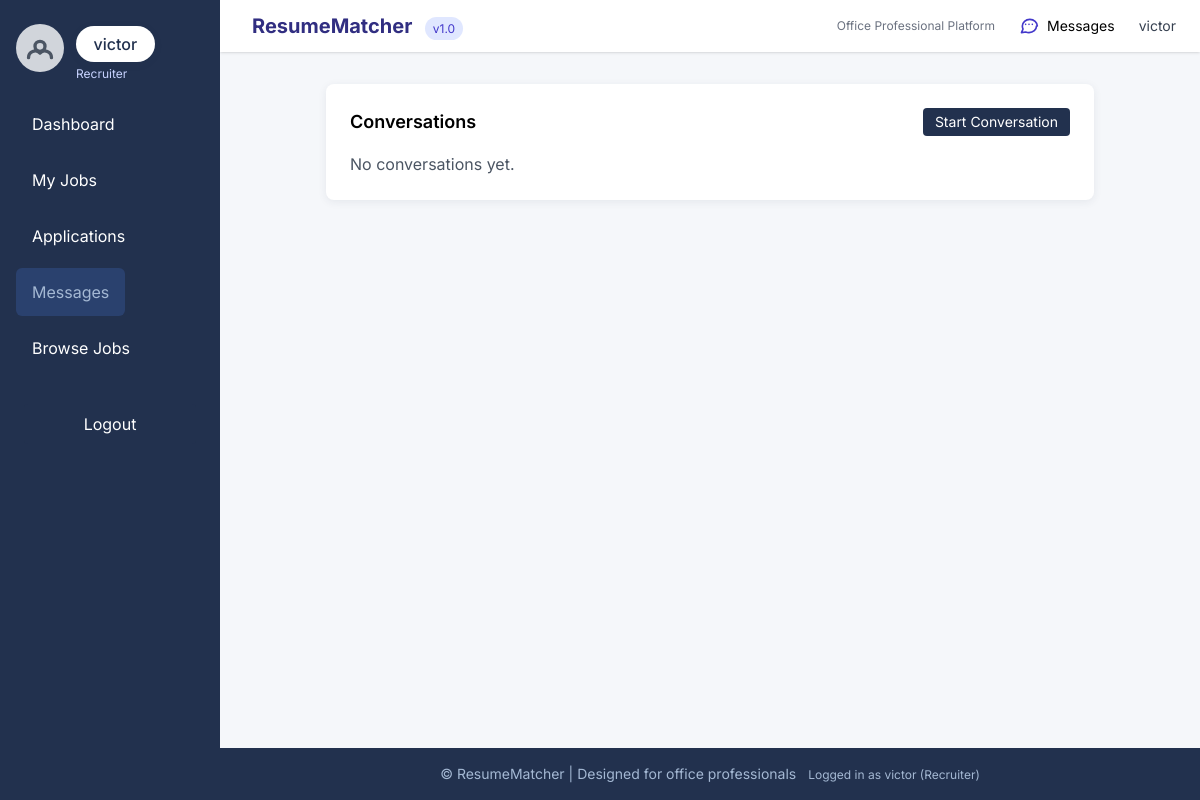
The page /messages/ (signed in) on the database as committed earlier.
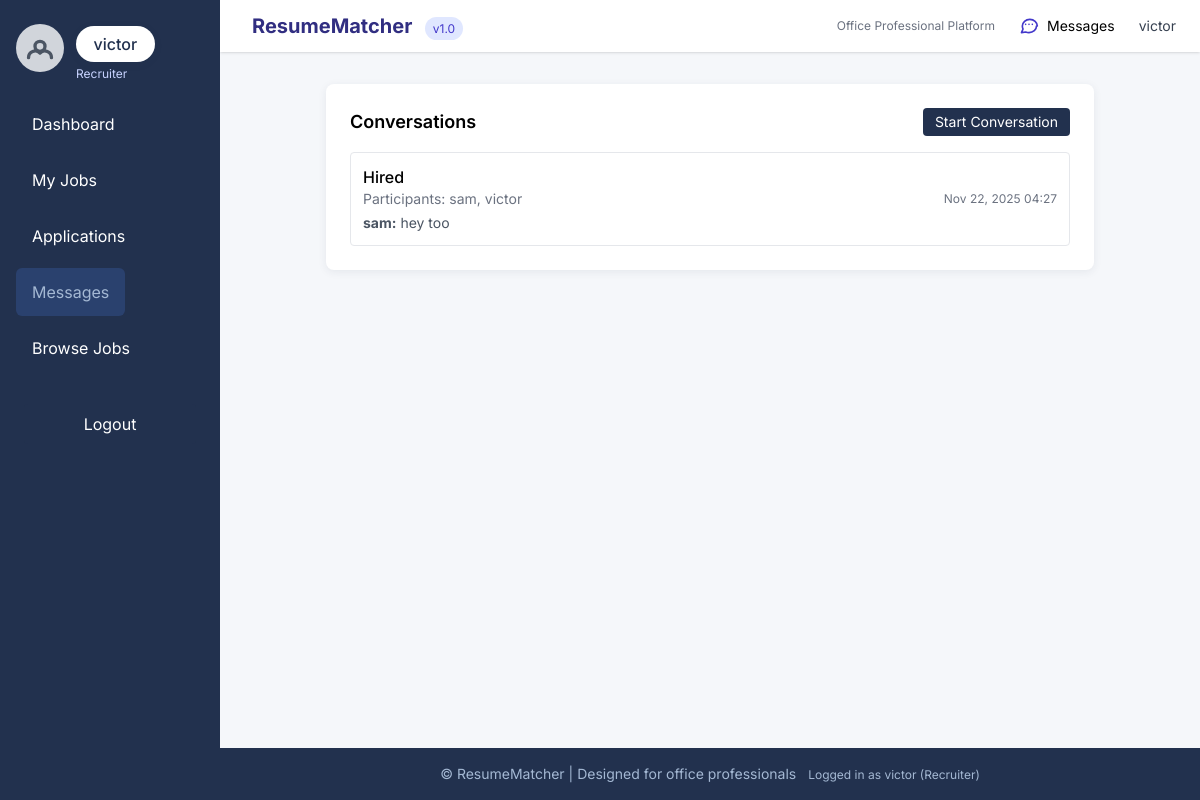
The same page on the database as committed later.
### core/models.py (models this page shows, shortened)
class User(AbstractUser):
    USER_TYPES = (
        ('seeker', 'Job Seeker'),
        ('recruiter', 'Recruiter'),
        ('admin', 'Admin'),
    )
    account_type = models.CharField(max_length=10, choices=USER_TYPES, default='seeker')
    email = models.EmailField(unique=True)
    profile_picture = models.ImageField(upload_to='profiles/', blank=True, null=True)
    created_at = models.DateTimeField(auto_now_add=True)
    updated_at = models.DateTimeField(auto_now=True)
    class Meta:
        db_table = 'users'
        verbose_name = 'User'
        verbose_name_plural = 'Users'

class Conversation(models.Model):
    conversation_id = models.AutoField(primary_key=True)
    participants = models.ManyToManyField(User, related_name='conversations')
    subject = models.CharField(max_length=255, blank=True, null=True, help_text="Optional subject or context")
    is_active = models.BooleanField(default=True)
    created_at = models.DateTimeField(auto_now_add=True)
    updated_at = models.DateTimeField(auto_now=True)
    last_message = models.ForeignKey('Message', on_delete=models.SET_NULL, null=True, blank=True, related_name='+')
    class Meta:
        db_table = 'conversations'
        verbose_name = 'Conversation'
        verbose_name_plural = 'Conversations'
        ordering = ['-updated_at']

class Message(models.Model):
    message_id = models.AutoField(primary_key=True)
    conversation = models.ForeignKey(Conversation, on_delete=models.CASCADE, related_name='messages')
    sender = models.ForeignKey(User, on_delete=models.CASCADE, related_name='sent_messages')
    content = models.TextField(blank=True)
    attachment = models.FileField(upload_to='messages/attachments/', blank=True, null=True)
    read_by = models.ManyToManyField(User, blank=True, related_name='read_messages')
    created_at = models.DateTimeField(auto_now_add=True)
    updated_at = models.DateTimeField(auto_now=True)
    class Meta:
        db_table = 'messages'
        verbose_name = 'Message'
        verbose_name_plural = 'Messages'
        ordering = ['created_at']

### core/views.py (the view)
# urls.py: path('messages/', views.conversations_list, name='conversations_list'),
@login_required
def conversations_list(request):
    qs = Conversation.objects.filter(participants=request.user).select_related("last_message").prefetch_related("participants").order_by("-updated_at")
    paginator = Paginator(qs, 25)
    page_number = request.GET.get("page") or 1
    page = paginator.get_page(page_number)
    return render(request, "messages/conversation_list.html", {"page": page, "conversations": page.object_list})

### core/templates/messages/conversation_list.html (shortened to what this page needs)
{% extends "base.html" %}
{% block content %}
<div class="card p-6 max-w-3xl mx-auto">
  <div class="flex items-center justify-between mb-4">
    <h2 class="text-lg font-semibold">Conversations</h2>
    <a href="{% url 'conversation_create' %}" class="btn-primary px-3 py-1 rounded text-sm">Start Conversation</a>
  </div>
  <ul class="space-y-3">
    {% for conv in conversations %}
      <li class="border rounded p-3">
        <a class="flex items-center justify-between" href="{% url 'conversation_detail' conv.conversation_id %}">
          <div>
            <div class="font-medium">{{ conv.subject|default:"(no subject)" }}</div>
            <div class="text-sm text-gray-500">
              Participants:
              {% for p in conv.participants.all %}
                {{ p.get_full_name|default:p.username }}{% if not forloop.last %}, {% endif %}
              {% endfor %}
            </div>
            {% if conv.last_message %}
              <div class="text-sm text-gray-600 mt-1"><strong>{{ conv.last_message.sender.get_full_name|default:conv.last_message.sender.username }}:</strong> {{ conv.last_message.content|truncatechars:60 }}</div>
            {% endif %}
          </div>
          <div class="text-xs text-gray-500">{{ conv.updated_at|date:"M d, Y H:i" }}</div>
        </a>
      </li>
    {% empty %}
      <li class="text-gray-600">No conversations yet.</li>
    {% endfor %}
  </ul>
</div>
{% endblock %}

### core/templates/base.html (shortened to what the changed rows need)
<!DOCTYPE html>
<html lang="en">
<head>
    <script src="https://cdn.tailwindcss.com"></script>
</head>
<body>
    <div id="app-wrap">
        {% if user.is_authenticated %}
        <aside id="app-sidebar" class="sidebar flex flex-col items-start py-6 px-4" role="navigation" aria-label="Main menu">
            <div class="w-full flex items-center justify-between">
                <div class="flex items-center">
                    {% if user.profile_picture %}
                        <img src="{{ user.profile_picture.url }}" alt="Profile Picture" class="profile-pic mb-2">
                    {% else %}
                        <div class="profile-pic mb-2 flex items-center justify-center bg-gray-300 text-gray-600" aria-hidden="true">
                            <svg class="h-10 w-10" fill="none" stroke="currentColor" viewBox="0 0 24 24">
                                <path stroke-linecap="round" stroke-linejoin="round" stroke-width="2"
                                      d="M5.121 17.804A4 4 0 0112 15a4 4 0 016.879 2.804M15 11a3 3 0 11-6 0 3 3 0 016 0z" />
                            </svg>
                        </div>
                    {% endif %}
                    <div class="ml-3">
                        <div class="user-badge mb-1">{{ user.username }}</div>
                        <div class="text-xs text-indigo-200">{{ user.account_type|title }}</div>
                    </div>
                </div>
            </div>
            <nav class="nav-links w-full mt-4" aria-label="User navigation">
                {% if user.account_type == 'seeker' %}
                    <a href="{% url 'seeker_dashboard' %}" class="{% if request.resolver_match.url_name == 'seeker_dashboard' %}active{% endif %}">Dashboard</a>
                    <a href="{% url 'resume_list' %}" class="{% if request.resolver_match.url_name == 'resume_list' %}active{% endif %}">My Resumes</a>
                    <a href="{% url 'application_list' %}" class="{% if request.resolver_match.url_name == 'application_list' %}active{% endif %}">Applications</a>
                    <a href="{% url 'conversations_list' %}" class="{% if request.resolver_match.url_name == 'conversations_list' %}active{% endif %}">
                        Messages
                        {% if unread_messages_count %}
                            <span class="unread-badge" aria-hidden="true">{{ unread_messages_count }}</span>
                        {% endif %}
                    </a>
                    <a href="{% url 'job_list' %}" class="{% if request.resolver_match.url_name == 'job_list' %}active{% endif %}">Browse Jobs</a>
                {% elif user.account_type == 'recruiter' %}
                    <a href="{% url 'recruiter_dashboard' %}" class="{% if request.resolver_match.url_name == 'recruiter_dashboard' %}active{% endif %}">Dashboard</a>
                    <a href="{% url 'job_list' %}" class="{% if request.resolver_match.url_name == 'job_list' %}active{% endif %}">My Jobs</a>
                    <a href="{% url 'application_list' %}" class="{% if request.resolver_match.url_name == 'application_list' %}active{% endif %}">Applications</a>
                    <a href="{% url 'conversations_list' %}" class="{% if request.resolver_match.url_name == 'conversations_list' %}active{% endif %}">
                        Messages
                    </a>
                    <a href="{% url 'job_list' %}" class="{% if request.resolver_match.url_name == 'job_list' %}active{% endif %}">Browse Jobs</a>
                {% else %}
                    <a href="{% url 'job_list' %}">Browse Jobs</a>
                {% endif %}
            </nav>
            <form action="{% url 'logout' %}" method="post" class="mt-8 px-2 w-full">
                <button type="submit" class="btn-primary w-full py-2 rounded">Logout</button>
            </form>
        </aside>
        {% endif %}
        <div id="main-wrap" class="main-content-wrap flex flex-col min-h-screen" role="main">
            {% if user.is_authenticated %}
            <header class="bg-white shadow flex items-center justify-between px-6 py-3">
                <div class="flex items-center space-x-2">
                    <div>
                        <span class="font-bold text-xl text-indigo-900">ResumeMatcher</span>
                        <span class="text-xs bg-indigo-100 text-indigo-700 px-2 py-1 rounded-full ml-2">v1.0</span>
                    </div>
                </div>
                <div class="flex items-center space-x-3">
                    <span class="text-xs text-gray-500 hidden sm:block">Office Professional Platform</span>
                    <a href="{% url 'conversations_list' %}" class="text-sm px-3 py-1 hover:bg-gray-100 rounded hidden sm:inline-flex items-center" title="Messages">
                        Messages
                    </a>
                    <div class="ml-2 text-sm hidden sm:block">
                        <span class="text-gray-700">{{ user.get_full_name|default:user.username }}</span>
                    </div>
                </div>
            </header>
            {% endif %}
            <main class="scrollable-content max-w-5xl mx-auto py-8 px-4 w-full">
                {% block content %}{% endblock %}
            </main>
            <footer class="office-footer py-4 text-center text-sm mt-auto">
                &copy; {{ now|date:"Y" }} ResumeMatcher | Designed for office professionals
                <span class="ml-2 text-xs">
                    {% if user.is_authenticated %}
                        Logged in as {{ user.username }} ({{ user.account_type|title }})
                    {% else %}
                        Guest Mode
                    {% endif %}
                </span>
            </footer>
        </div>
    </div>
</body>
</html>

Rows that differ between the two databases and show on the page:
added Conversation: subject "Hired", last_message.sender.get_full_name "sam", last_message.content "hey too", updated_at "Nov 22, 2025 04:27", User (get_full_name "victor")
now on this page (row edited): User: get_full_name "sam"
Other text that changed with them:
text no longer shown: "No conversations yet."
